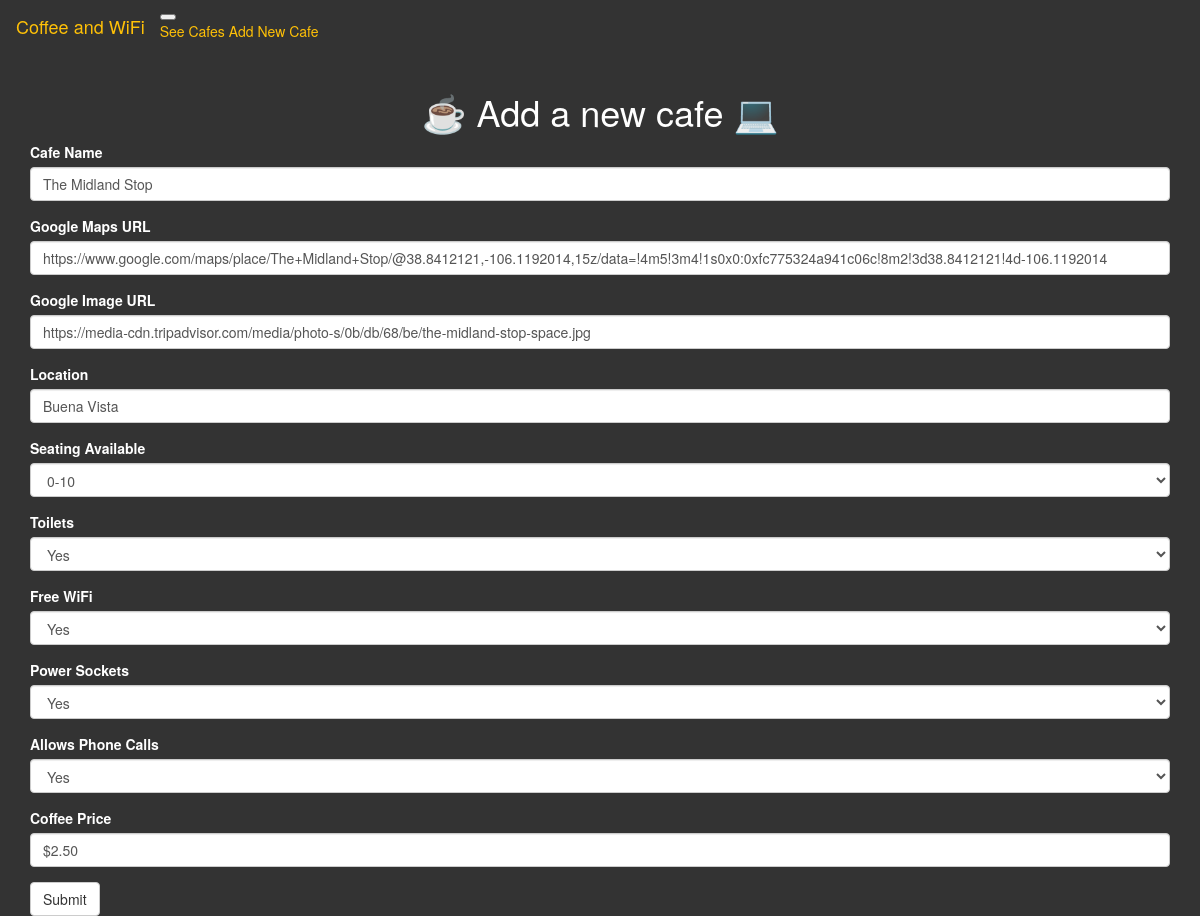
/update/24, run on the app's committed database.
### main.py (models this page shows)
class Cafe(db.Model):
    id = db.Column(db.Integer, primary_key=True)
    name = db.Column(db.String(250), unique=False, nullable=False)
    map_url = db.Column(db.String(500), nullable=False)
    img_url = db.Column(db.String(500), nullable=False)
    location = db.Column(db.String(250), nullable=False)
    seats = db.Column(db.String(250), nullable=False)
    has_toilet = db.Column(db.Boolean, nullable=False)
    has_wifi = db.Column(db.Boolean, nullable=False)
    has_sockets = db.Column(db.Boolean, nullable=False)
    can_take_calls = db.Column(db.Boolean, nullable=False)
    coffee_price = db.Column(db.String(250), nullable=True)

### main.py (the view, shortened to what this page needs)
@app.route('/update/<cafe_id>', methods=['POST', 'GET'])
def update_cafe(cafe_id):
    cafe = Cafe.query.get(cafe_id)
    update_form = AddCafeForm(
        name=cafe.name,
        map_url=cafe.map_url,
        img_url=cafe.img_url,
        location=cafe.location,
        seats=cafe.seats,
        has_toilet=cafe.has_toilet,
        has_wifi=cafe.has_wifi,
        has_sockets=cafe.has_sockets,
        can_take_calls=cafe.can_take_calls,
        coffee_price=cafe.coffee_price
        )
    return render_template('add.html', form=update_form, is_update=True)

### main.py
class AddCafeForm(FlaskForm):
    name = StringField('Cafe Name', validators=[DataRequired()])
    map_url = StringField('Google Maps URL', validators=[DataRequired(), URL()])
    img_url = StringField('Google Image URL', validators=[DataRequired()])
    location = StringField('Location', validators=[DataRequired()])
    seats = SelectField(u'Seating Available', choices=['0-10', '10-20', '20-30', '30-40', '40-50', '50+'],
                        validators=[InputRequired()])
    has_toilet = SelectField(u'Toilets', choices=['Yes', 'No'],
                             validators=[InputRequired()])
    has_wifi = SelectField(u'Free WiFi', choices=['Yes', 'No'],
                           validators=[InputRequired()])
    has_sockets = SelectField(u'Power Sockets', choices=['Yes', 'No'], validators=[InputRequired()])
    can_take_calls = SelectField(u'Allows Phone Calls', choices=['Yes', 'No'], validators=[InputRequired()])
    coffee_price = StringField(u'Coffee Price', validators=[DataRequired()])
    submit = SubmitField('Submit')

### templates/add.html (shortened to what this page needs)
{% extends 'bootstrap/base.html' %}
{% import "bootstrap/wtf.html" as wtf %}
{% block styles %}
{{ super() }}
<link rel="stylesheet" href="{{ url_for('static', filename='css/styles.css') }}">
{% endblock %}
{% block content %}
{% include 'header.html' %}
<div class="container">
  {% if is_edit %}
    <h1 class="display-4 text-center">☕  Update Cafe 💻</h1>
  {% else %}
    <h1 class="display-4 text-center">☕  Add a new cafe 💻</h1>
  {% endif %}
  {{ wtf.quick_form(form, method="POST", novalidate=True) }}
</div>
{% endblock %}

### static/css/styles.css (style rules this page uses)
body { background-color: #333; color: white; }

### data on the page
Cafe: name "The Midland Stop", map_url "https://www.google.com/maps/place/The+Midland+Stop/@38.8412121,-106.1192014,15z/data=!4m5!3m4!1s0x0:0xfc775324a941c06c!8m2!3d38.8412121!4d-106.1192014", img_url "https://media-cdn.tripadvisor.com/media/photo-s/0b/db/68/be/the-midland-stop-space.jpg", location "Buena Vista", seats "0-10", has_toilet "Yes", has_wifi "Yes", has_sockets "Yes", can_take_calls "Yes", coffee_price "$2.50"
